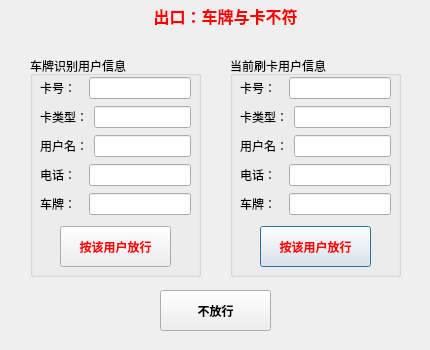
<?xml version="1.0" encoding="UTF-8"?>
<ui version="4.0">
 <class>CDlgInconformity</class>
 <widget class="QDialog" name="CDlgInconformity">
  <property name="geometry">
   <rect>
    <x>0</x>
    <y>0</y>
    <width>430</width>
    <height>350</height>
   </rect>
  </property>
  <property name="windowTitle">
   <string>车卡不符</string>
  </property>
  <property name="styleSheet">
   <string notr="true">background-image: url(D:/WinParkUI/debug/Image/NewIcon/Inconformity.JPG);</string>
  </property>
  <widget class="QGroupBox" name="groupBox">
   <property name="geometry">
    <rect>
     <x>30</x>
     <y>56</y>
     <width>171</width>
     <height>221</height>
    </rect>
   </property>
   <property name="styleSheet">
    <string notr="true">background-image: url(none);</string>
   </property>
   <property name="title">
    <string>车牌识别用户信息</string>
   </property>
   <widget class="QPushButton" name="btn1">
    <property name="geometry">
     <rect>
      <x>30</x>
      <y>170</y>
      <width>111</width>
      <height>41</height>
     </rect>
    </property>
    <property name="font">
     <font>
      <weight>75</weight>
      <bold>true</bold>
     </font>
    </property>
    <property name="styleSheet">
     <string notr="true">background-image: url(none);
color: rgb(255, 0, 0);</string>
    </property>
    <property name="text">
     <string>按该用户放行</string>
    </property>
    <property name="autoDefault">
     <bool>false</bool>
    </property>
   </widget>
   <widget class="QWidget" name="layoutWidget">
    <property name="geometry">
     <rect>
      <x>10</x>
      <y>20</y>
      <width>151</width>
      <height>141</height>
     </rect>
    </property>
    <property name="styleSheet">
     <string notr="true">background-image: url(none);</string>
    </property>
    <layout class="QVBoxLayout" name="verticalLayout">
     <item>
      <layout class="QHBoxLayout" name="horizontalLayout">
       <item>
        <widget class="QLabel" name="label">
         <property name="styleSheet">
          <string notr="true">background-image: url(none);</string>
         </property>
         <property name="text">
          <string>卡号：  </string>
         </property>
        </widget>
       </item>
       <item>
        <widget class="QLineEdit" name="edtInfo10">
         <property name="styleSheet">
          <string notr="true">background-image: url(none);</string>
         </property>
        </widget>
       </item>
      </layout>
     </item>
     <item>
      <layout class="QHBoxLayout" name="horizontalLayout_2">
       <item>
        <widget class="QLabel" name="label_2">
         <property name="styleSheet">
          <string notr="true">background-image: url(none);</string>
         </property>
         <property name="text">
          <string>卡类型：</string>
         </property>
        </widget>
       </item>
       <item>
        <widget class="QLineEdit" name="edtInfo11">
         <property name="styleSheet">
          <string notr="true">background-image: url(none);</string>
         </property>
        </widget>
       </item>
      </layout>
     </item>
     <item>
      <layout class="QHBoxLayout" name="horizontalLayout_3">
       <item>
        <widget class="QLabel" name="label_3">
         <property name="styleSheet">
          <string notr="true">background-image: url(none);</string>
         </property>
         <property name="text">
          <string>用户名：</string>
         </property>
        </widget>
       </item>
       <item>
        <widget class="QLineEdit" name="edtInfo12">
         <property name="styleSheet">
          <string notr="true">background-image: url(none);</string>
         </property>
        </widget>
       </item>
      </layout>
     </item>
     <item>
      <layout class="QHBoxLayout" name="horizontalLayout_4">
       <item>
        <widget class="QLabel" name="label_4">
         <property name="styleSheet">
          <string notr="true">background-image: url(none);</string>
         </property>
         <property name="text">
          <string>电话：  </string>
         </property>
        </widget>
       </item>
       <item>
        <widget class="QLineEdit" name="edtInfo13">
         <property name="styleSheet">
          <string notr="true">background-image: url(none);</string>
         </property>
        </widget>
       </item>
      </layout>
     </item>
     <item>
      <layout class="QHBoxLayout" name="horizontalLayout_5">
       <item>
        <widget class="QLabel" name="label_5">
         <property name="styleSheet">
          <string notr="true">background-image: url(none);</string>
         </property>
         <property name="text">
          <string>车牌：  </string>
         </property>
        </widget>
       </item>
       <item>
        <widget class="QLineEdit" name="edtInfo14">
         <property name="styleSheet">
          <string notr="true">background-image: url(none);</string>
         </property>
        </widget>
       </item>
      </layout>
     </item>
    </layout>
   </widget>
  </widget>
  <widget class="QGroupBox" name="groupBox_2">
   <property name="geometry">
    <rect>
     <x>230</x>
     <y>56</y>
     <width>171</width>
     <height>221</height>
    </rect>
   </property>
   <property name="styleSheet">
    <string notr="true">background-image: url(none);</string>
   </property>
   <property name="title">
    <string>当前刷卡用户信息</string>
   </property>
   <widget class="QWidget" name="layoutWidget">
    <property name="geometry">
     <rect>
      <x>10</x>
      <y>20</y>
      <width>151</width>
      <height>141</height>
     </rect>
    </property>
    <property name="styleSheet">
     <string notr="true">background-image: url(none);</string>
    </property>
    <layout class="QVBoxLayout" name="verticalLayout_2">
     <item>
      <layout class="QHBoxLayout" name="horizontalLayout_6">
       <item>
        <widget class="QLabel" name="label_6">
         <property name="styleSheet">
          <string notr="true">background-image: url(none);</string>
         </property>
         <property name="text">
          <string>卡号：  </string>
         </property>
        </widget>
       </item>
       <item>
        <widget class="QLineEdit" name="edtInfo00">
         <property name="styleSheet">
          <string notr="true">background-image: url(none);</string>
         </property>
        </widget>
       </item>
      </layout>
     </item>
     <item>
      <layout class="QHBoxLayout" name="horizontalLayout_7">
       <item>
        <widget class="QLabel" name="label_7">
         <property name="styleSheet">
          <string notr="true">background-image: url(none);</string>
         </property>
         <property name="text">
          <string>卡类型：</string>
         </property>
        </widget>
       </item>
       <item>
        <widget class="QLineEdit" name="edtInfo01">
         <property name="styleSheet">
          <string notr="true">background-image: url(none);</string>
         </property>
        </widget>
       </item>
      </layout>
     </item>
     <item>
      <layout class="QHBoxLayout" name="horizontalLayout_8">
       <item>
        <widget class="QLabel" name="label_8">
         <property name="styleSheet">
          <string notr="true">background-image: url(none);</string>
         </property>
         <property name="text">
          <string>用户名：</string>
         </property>
        </widget>
       </item>
       <item>
        <widget class="QLineEdit" name="edtInfo02">
         <property name="styleSheet">
          <string notr="true">background-image: url(none);</string>
         </property>
        </widget>
       </item>
      </layout>
     </item>
     <item>
      <layout class="QHBoxLayout" name="horizontalLayout_9">
       <item>
        <widget class="QLabel" name="label_9">
         <property name="styleSheet">
          <string notr="true">background-image: url(none);</string>
         </property>
         <property name="text">
          <string>电话：  </string>
         </property>
        </widget>
       </item>
       <item>
        <widget class="QLineEdit" name="edtInfo03">
         <property name="styleSheet">
          <string notr="true">background-image: url(none);</string>
         </property>
        </widget>
       </item>
      </layout>
     </item>
     <item>
      <layout class="QHBoxLayout" name="horizontalLayout_10">
       <item>
        <widget class="QLabel" name="label_10">
         <property name="styleSheet">
          <string notr="true">background-image: url(none);</string>
         </property>
         <property name="text">
          <string>车牌：  </string>
         </property>
        </widget>
       </item>
       <item>
        <widget class="QLineEdit" name="edtInfo04">
         <property name="styleSheet">
          <string notr="true">background-image: url(none);</string>
         </property>
        </widget>
       </item>
      </layout>
     </item>
    </layout>
   </widget>
   <widget class="QPushButton" name="btn2">
    <property name="geometry">
     <rect>
      <x>30</x>
      <y>170</y>
      <width>111</width>
      <height>41</height>
     </rect>
    </property>
    <property name="font">
     <font>
      <weight>75</weight>
      <bold>true</bold>
     </font>
    </property>
    <property name="styleSheet">
     <string notr="true">background-image: url(none);
color: rgb(255, 0, 0);</string>
    </property>
    <property name="text">
     <string>按该用户放行</string>
    </property>
    <property name="default">
     <bool>true</bool>
    </property>
   </widget>
  </widget>
  <widget class="QLabel" name="lblTitle">
   <property name="geometry">
    <rect>
     <x>130</x>
     <y>0</y>
     <width>191</width>
     <height>31</height>
    </rect>
   </property>
   <property name="font">
    <font>
     <pointsize>12</pointsize>
     <weight>75</weight>
     <bold>true</bold>
    </font>
   </property>
   <property name="statusTip">
    <string>%1口：车牌与卡不符</string>
   </property>
   <property name="styleSheet">
    <string notr="true">background-image: url(none);
color: rgb(255, 0, 0);</string>
   </property>
   <property name="text">
    <string>出口：车牌与卡不符</string>
   </property>
   <property name="alignment">
    <set>Qt::AlignCenter</set>
   </property>
  </widget>
  <widget class="QPushButton" name="btn3">
   <property name="geometry">
    <rect>
     <x>160</x>
     <y>290</y>
     <width>111</width>
     <height>41</height>
    </rect>
   </property>
   <property name="font">
    <font>
     <weight>75</weight>
     <bold>true</bold>
    </font>
   </property>
   <property name="styleSheet">
    <string notr="true">background-image: url(none);</string>
   </property>
   <property name="text">
    <string>不放行</string>
   </property>
   <property name="autoDefault">
    <bool>false</bool>
   </property>
  </widget>
 </widget>
 <resources/>
 <connections/>
</ui>
